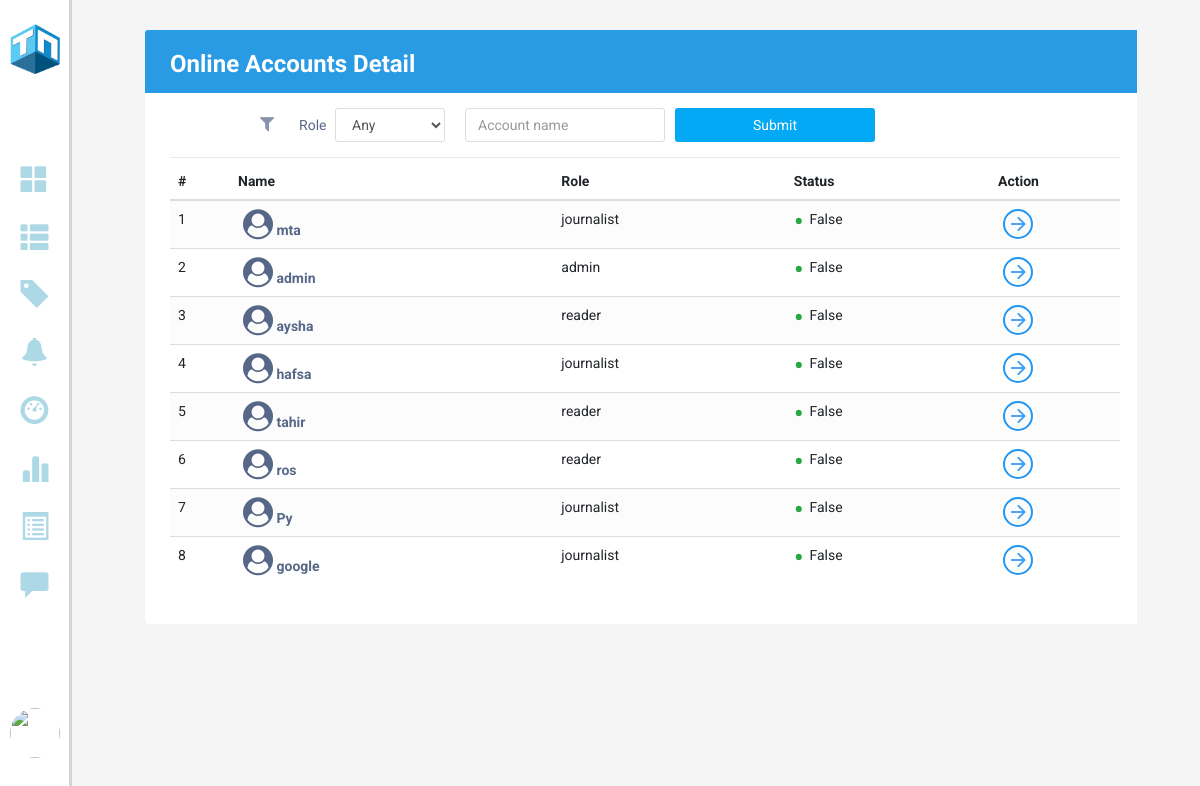
/onlinestatus (signed in), run on an earlier commit of the app's database.
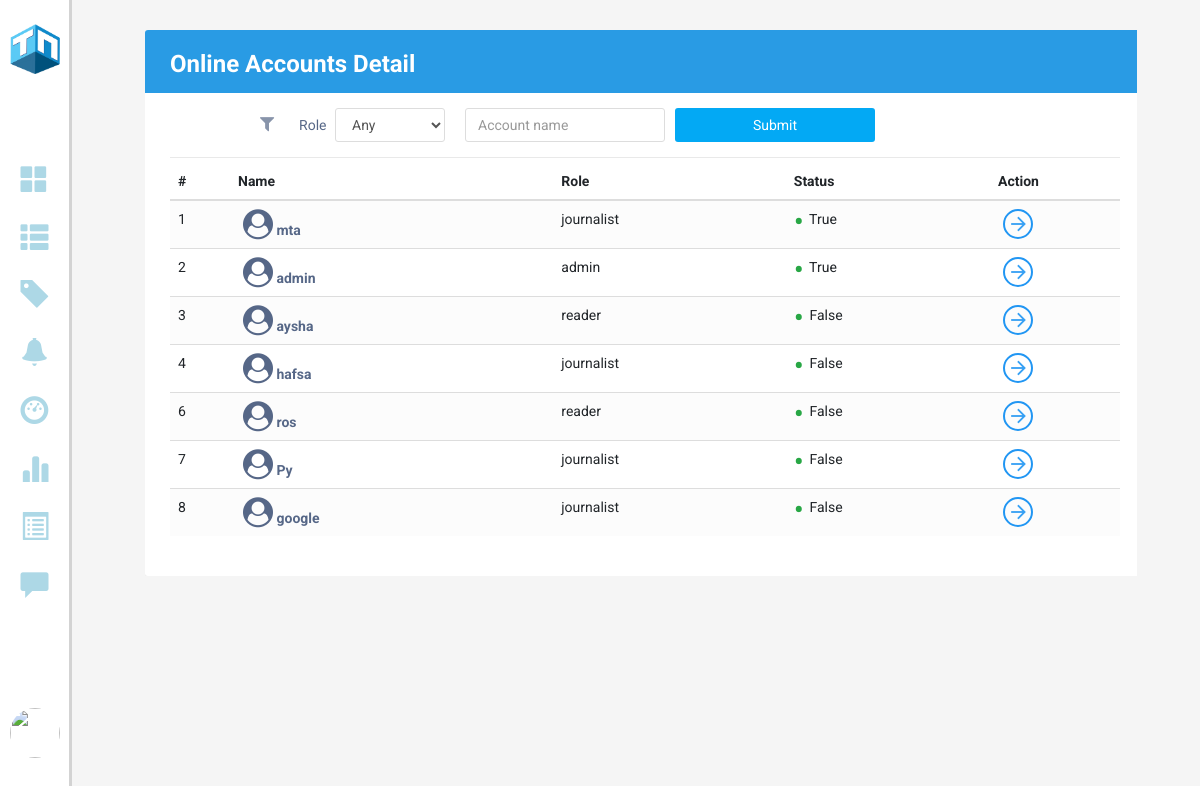
And on a later commit of the database.
### models.py (models this page shows)
class Users(db.Model, UserMixin):
    id = db.Column(db.Integer,  primary_key = True, nullable = False)
    email = Column(String, nullable=False, unique = True)
    username = Column(String, nullable=False)
    role = Column(String, nullable=False)
    password = Column(String, nullable=False)
    profile_pic = Column(BLOB, nullable=False)
    mimetype = Column(String, nullable=False)
    status = Column(Boolean, nullable=False)
    created_at = Column(DateTime, server_default = func.now(), nullable=False)
    updated_at = Column(DateTime, server_default = func.now(), server_onupdate = func.now(), nullable=False)
    poster = db.relationship('Posts', backref=backref('poster'), cascade = 'all, delete')
    reporter = db.relationship('Reports', backref=backref('reporter'), cascade = 'all, delete')
    bookmarker = db.relationship('Bookmarks', backref=backref('bookmarker'), cascade = 'all, delete')
    notifier = db.relationship('Notifications', backref=backref('notifier'), cascade = 'all, delete')

### app.py (the view, shortened to what this page needs)
@app.route('/onlinestatus', methods = ['GET', 'POST'])
@login_required
def get_online_users():
    status_form = OnlineStatusForm()
    users = Users.query.order_by().all()
    return render_template("OnlineStatus.html", users = users, status_form = status_form)

### webforms.py
class OnlineStatusForm(FlaskForm):
    role =  SelectField("--Role--", choices=[('any','Any'),('reader','Reader'),('journalist','Journalist')])
    search = StringField("Account name")
    submit = SubmitField()

### app.py (called while the page is built)
@login_manager.user_loader
def load_user(user_id):
    return Users.query.get(int(user_id))

### templates/OnlineStatus.html (shortened to what the changed rows need)
<!DOCTYPE html>
<html lang="en">
<head>
    <link rel="stylesheet" type="text/css" href="/static/style.css">
    <link rel="stylesheet" href="https://stackpath.bootstrapcdn.com/bootstrap/4.5.0/css/bootstrap.min.css">
    <link rel="stylesheet" href="https://maxcdn.bootstrapcdn.com/font-awesome/4.7.0/css/font-awesome.min.css">
    <link rel="stylesheet" href="https://maxcdn.bootstrapcdn.com/bootstrap/3.3.6/css/bootstrap.min.css">
    <link rel="stylesheet" href="https://cdnjs.cloudflare.com/ajax/libs/font-awesome/4.7.0/css/font-awesome.min.css">
    <link rel="stylesheet" href="https://maxcdn.bootstrapcdn.com/bootstrap/3.3.7/css/bootstrap.min.css"
>
</head>
<body>
    <section class="GContent" style="background-color: #f2f3f4">
        <div class="G1" style="width: 94%;">
            <div class="Gformat" style="width: 100%;">
                <form action="/onlinestatus", method="post">
                    <div class="container-xl">
                        <div class="table-responsive">
                            <div class="table-wrapper">
                                <div class="table-title">
                                    <div class="row">
                                        <div class="col-sm-4">
                                            <h2 style="color: white;">Online Accounts <b>Detail</b></h2>
                                        </div>
                                    </div>
                                </div>
                                <table class="table table-striped table-hover">
                                    <thead>
                                        <tr>
                                            <th>#</th>
                                            <th>Name</th>
                                            <th>Role</th>
                                            <th>Status</th>
                                            <th>Action</th>
                                        </tr>
                                    </thead>
                                    <tbody>
                                        {% for user in users %}
                                        <tr>
                                            <td>{{user.id}}</td>
                                            <td><a href="#"><i class="fa fa-user-circle" aria-hidden="true"
                                                        style="font-size: 30px;"></i> {{user.username}}</a></td>
                                            <td>{{user.role}}</td>
                                            <td><span class="status text-success">&bull;</span> {{user.status}}</td>
                                            <td><a href="{{ url_for('edit_profile', user_id = user.id) }}" class="view" title="View Details" data-toggle="tooltip"><i
                                                        class="material-icons">&#xE5C8;</i></a></td>
                                        </tr>
                                        {% endfor %}
                                    </tbody>
                                </table>
                            </div>
                        </div>
                    </div>
                </form>
            </div>
        </div>
    </section>
</body>
</html>

What changed in the data, as far as the page shows it:
removed Users: id "5", username "tahir", role "reader", status "False"
changed Users "mta": status "False" → "True"
changed Users "admin": status "False" → "True"
